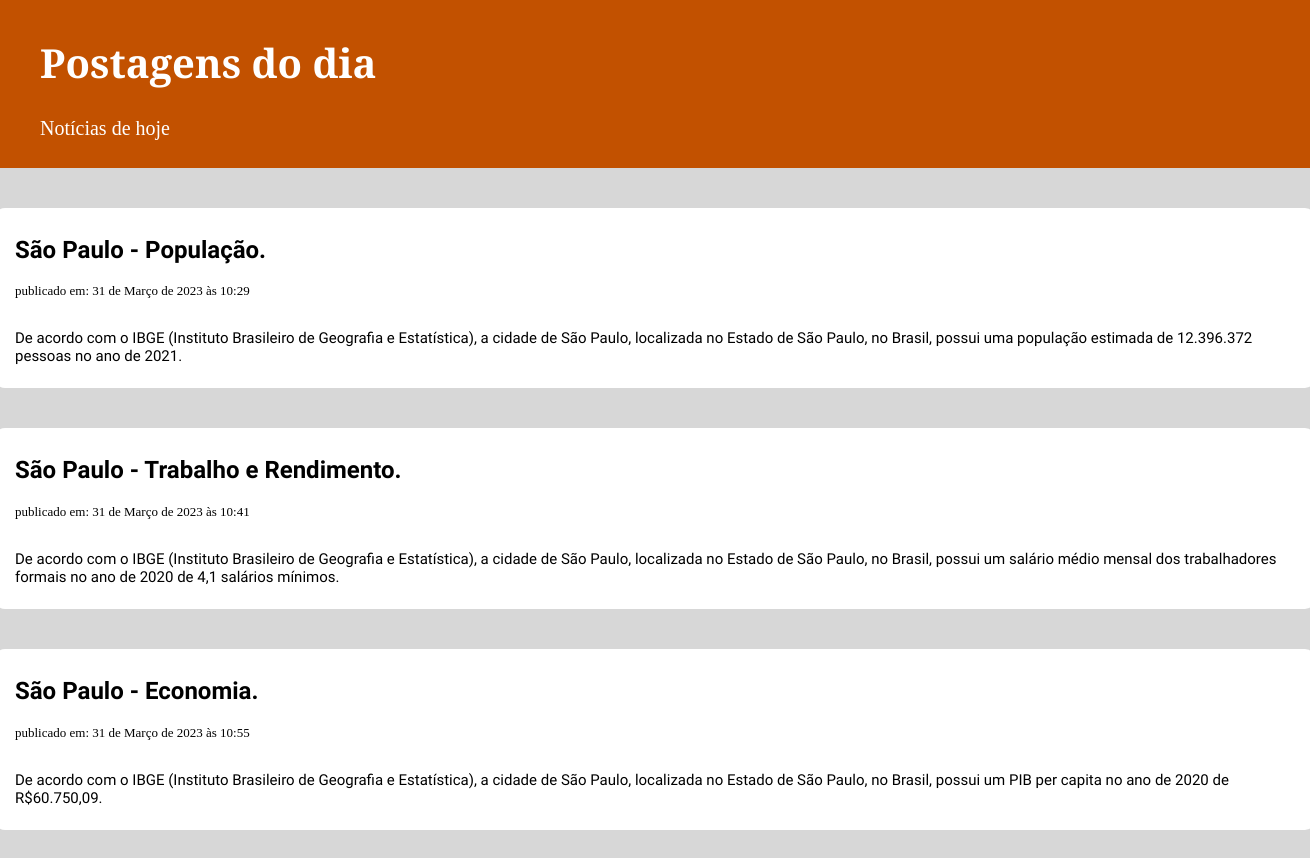
The page / on the database its author committed.
### news/models.py (models this page shows, shortened)
class Postagens(models.Model):
    titulo = models.CharField(max_length=200)
    data = models.DateTimeField(auto_now=True)
    conteudo = models.TextField()

### news/views.py (the view)
# urls.py: path('', views.jornal, name='home'),
def jornal(request):
    postagens = Postagens.objects.all().values()
    templates = loader.get_template('home.html')
    context = {'postagens': postagens}
    return HttpResponse(templates.render(context, request))

### news/templates/home.html
{% load static %}
<!DOCTYPE html>
<html>
    <head>
        <link rel="stylesheet" href="{% static 'one.css'%}">
    </head>
    <body>
        <div class="page-header">
            <h1>Postagens do dia</h1>
            <p>Notícias de hoje</p>
        </div>
        <div class="content container">
            <div class="row">
                <div class="col-md-8">
                    {% for post in postagens %}
                        <div class="post">
                            <h2>{{ post.titulo}}</h2>
                            <div class="date">
                                <p>publicado em: {{ post.data}}</p>
                            </div>
                            <p class="post-content">{{ post.conteudo|linebreaksbr }}</p>
                        </div>
                    {% endfor %}
                </div>
            </div>
        </div>
    </body>
</html>

### news/static/one.css (style rules this page uses)
body { margin: 0; padding: 0; background-color: #d7d7d7; }
.page-header { background-color: #C25100; margin-top: 0; padding: 8px 40px; }
.page-header h1 { font-family: 'Libre Baskerville', serif; color: #ffffff; font-size: 30pt; text-decoration: none; }
.page-header p { font-family: 'Libre Baskerville', serif; color: #ffffff; font-size: 20px; }
.content { display: flex; justify-content: center; align-items: center; }
h1, h2, h3, h4 { font-family: 'Raleway', sans-serif; }
.date { font-size: 13px; color: #020202; margin-bottom: 30px; }
.post { background-color: #ffffff; width: 80rem; margin: 40px; border-radius: 10px; padding: 8px 20px; }
.post-content { font-family: 'Raleway', sans-serif; font-size: 15px; }

### rows shown on the page
Postagens: titulo "São Paulo - População.", data "31 de Março de 2023 às 10:29", conteudo "De acordo com o IBGE (Instituto Brasileiro de Geografia e Estatística), a cidade de São Paulo, localizada no Estado de São Paulo, no Brasil, possui uma população estimada de 12.396.372 pessoas no ano de 2021."
Postagens: titulo "São Paulo - Trabalho e Rendimento.", data "31 de Março de 2023 às 10:41", conteudo "De acordo com o IBGE (Instituto Brasileiro de Geografia e Estatística), a cidade de São Paulo, localizada no Estado de São Paulo, no Brasil, possui um salário médio mensal dos trabalhadores formais no ano de 2020 de 4,1 salários mínimos."
Postagens: titulo "São Paulo - Economia.", data "31 de Março de 2023 às 10:55", conteudo "De acordo com o IBGE (Instituto Brasileiro de Geografia e Estatística), a cidade de São Paulo, localizada no Estado de São Paulo, no Brasil, possui um PIB per capita no ano de 2020 de R$60.750,09."
